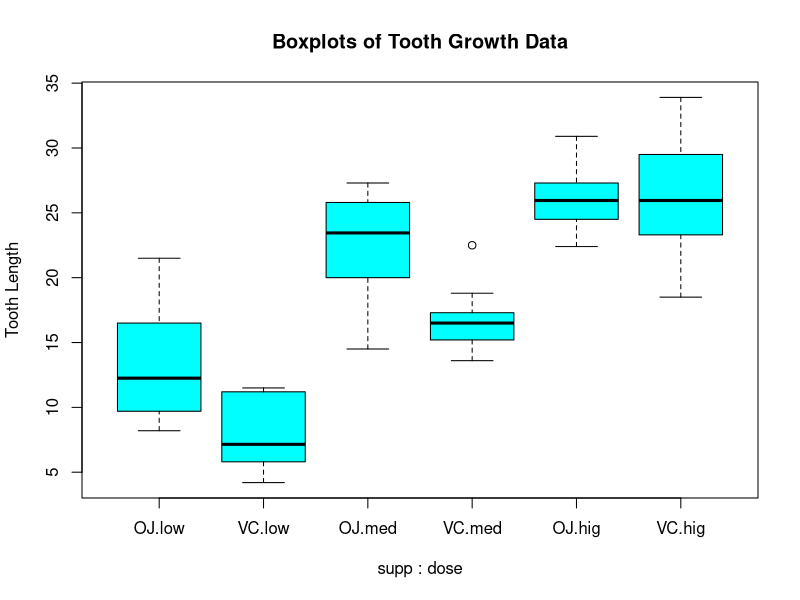

This figure's R source:
## ---- chunk 1
ToothGrowth$dose = factor(ToothGrowth$dose, levels=c(0.5,1.0,2.0), 
                          labels=c("low","med","hig"))
replications(len ~ supp * dose, data=ToothGrowth)
## ---- chunk 2
boxplot(len ~ supp * dose, data=ToothGrowth, col="cyan",
        ylab="Tooth Length", main="Boxplots of Tooth Growth Data")
## ---- chunk 3
with(ToothGrowth, tapply(len, list(supp,dose), var))
## ---- chunk 4
with(ToothGrowth, tapply(len, list(supp,dose), mean))
## ---- chunk 5
TG_OJ_low <- ToothGrowth[ToothGrowth$supp=="OJ" & ToothGrowth$dose=="low",1]
TG_VC_low <- ToothGrowth[ToothGrowth$supp=="VC" & ToothGrowth$dose=="low",1]
t.test(TG_OJ_low, TG_VC_low, alternative="greater")
## ---- chunk 6
TG_OJ_low <- ToothGrowth[ToothGrowth$supp=="OJ" & ToothGrowth$dose=="med",1]
TG_VC_low <- ToothGrowth[ToothGrowth$supp=="VC" & ToothGrowth$dose=="med",1]
t.test(TG_OJ_low, TG_VC_low, alternative="greater")
## ---- chunk 7
TG_OJ_low <- ToothGrowth[ToothGrowth$supp=="OJ" & ToothGrowth$dose=="hig",1]
TG_VC_low <- ToothGrowth[ToothGrowth$supp=="VC" & ToothGrowth$dose=="hig",1]
t.test(TG_OJ_low, TG_VC_low, alternative="greater")
